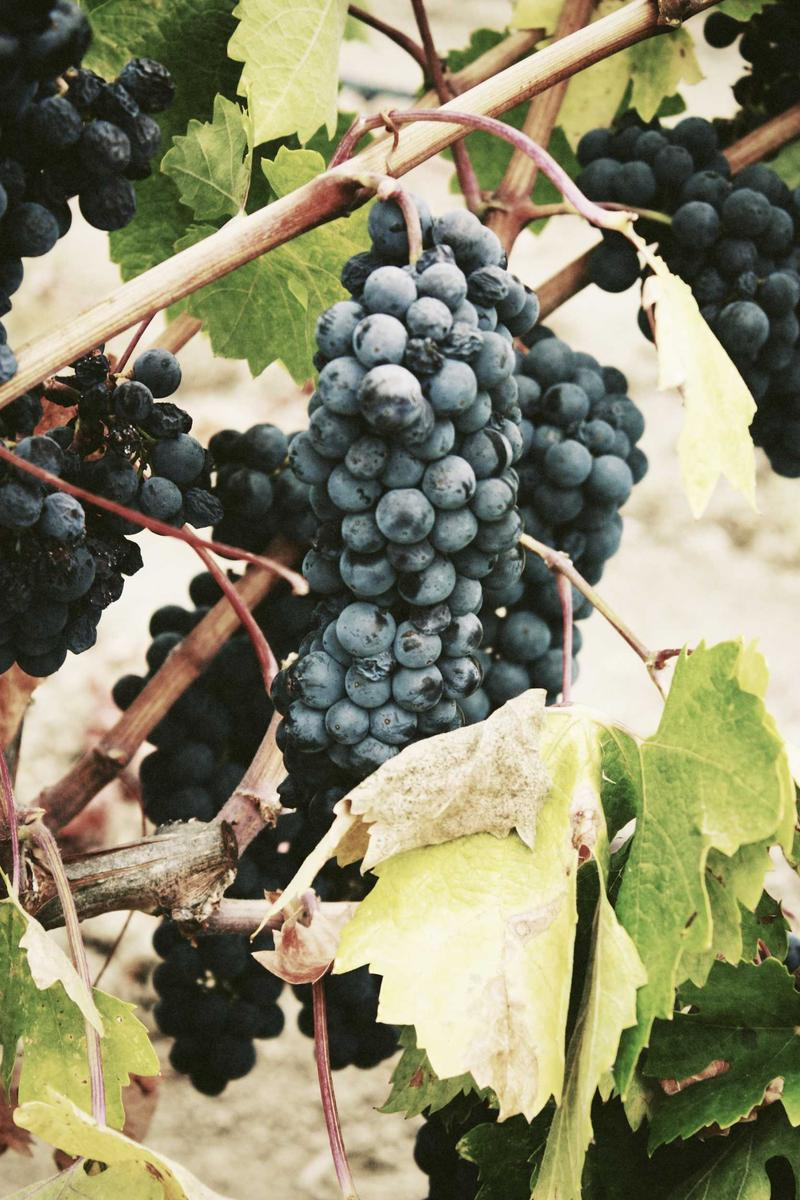
#> input picture python/targets/grape.jpg, 800 x 1200 px, found by its file name
$ jupyter execute --allow-errors iterative_art.ipynb
#> lines starting #> are read from the running program, lines starting #| are printed output that depends on the picture
[cell 1]
IMAGE_PATH = "/content/grape.jpg"
POLYGONS = 1500
RESOLUTION = 200
MINUTES = 10.0
SEED = 42

import torch
import torch.types
import json
import math
import sys
import time
import warnings
from dataclasses import dataclass, field
from pathlib import Path
import matplotlib.pyplot as plt
import numpy as np
from IPython.display import clear_output, display
from PIL import Image
from scipy.ndimage import gaussian_filter, uniform_filter
from skimage import color
from skimage.filters import sobel_h, sobel_v
from skimage.metrics import structural_similarity
from sklearn.cluster import MiniBatchKMeans
warnings.filterwarnings("ignore")

SHAPE_TRIANGLE = 0
SHAPE_QUAD = 1
SHAPE_ELLIPSE = 2
SHAPE_BEZIER_PATCH = 3
SHAPE_THIN_STROKE = 4
SHAPE_ANNULAR_SEGMENT = 5
DEFAULT_BASE_RESOLUTION = 200

@dataclass
class LivePolygonBatch:
    centers: np.ndarray
    sizes: np.ndarray
    rotations: np.ndarray
    colors: np.ndarray
    alphas: np.ndarray
    shape_types: np.ndarray
    shape_params: np.ndarray = field(default_factory=lambda: np.zeros((0, 6), dtype=np.float32))

    def __post_init__(self):
        self.centers = np.ascontiguousarray(self.centers, dtype=np.float32)
        self.sizes = np.ascontiguousarray(self.sizes, dtype=np.float32)
        self.rotations = np.ascontiguousarray(self.rotations, dtype=np.float32)
        self.colors = np.ascontiguousarray(self.colors, dtype=np.float32)
        self.alphas = np.ascontiguousarray(self.alphas, dtype=np.float32)
        self.shape_types = np.ascontiguousarray(self.shape_types, dtype=np.int32)
        if self.shape_params.size == 0 and self.centers.shape[0] > 0:
            self.shape_params = np.zeros((self.centers.shape[0], 6), dtype=np.float32)
        self.shape_params = np.ascontiguousarray(self.shape_params, dtype=np.float32)

    @property
    def count(self) -> int:
        return int(self.centers.shape[0])

    # [10 lines left out: function copy, not called in this run]

def make_empty_live_batch() -> LivePolygonBatch:
    return LivePolygonBatch(
        centers=np.zeros((0, 2), dtype=np.float32),
        sizes=np.zeros((0, 2), dtype=np.float32),
        rotations=np.zeros((0,), dtype=np.float32),
        colors=np.zeros((0, 3), dtype=np.float32),
        alphas=np.zeros((0,), dtype=np.float32),
        shape_types=np.zeros((0,), dtype=np.int32),
        shape_params=np.zeros((0, 6), dtype=np.float32),
    )

@dataclass
class ShapeCandidate:
    center_x: float
    center_y: float
    size_x: float
    size_y: float
    rotation: float
    alpha: float
    shape_type: int
    shape_params: np.ndarray
    color: np.ndarray
    mse: float = float("inf")
    coverage_tensor: torch.Tensor | None = None
    canvas_tensor: torch.Tensor | None = None
    residual_tensor: torch.Tensor | None = None

    # [16 lines left out: function copy, not called in this run]

@dataclass(frozen=True)
class SequentialStageConfig:
    name: str
    resolution: int
    shapes_to_add: int
    candidate_count: int
    mutation_steps: int
    size_min: float
    size_max: float
    alpha_min: float
    alpha_max: float
    softness: float
    allowed_shapes: tuple[int, ...]
    high_frequency_only: bool = False
    top_k_regions: int = 50
    region_window: int = 5
    mutation_shift_px: float = 1.0
    mutation_size_ratio: float = 0.10
    mutation_rotation_deg: float = 5.0

@dataclass(frozen=True)
class PhasePlan:
    polygon_budget: int
    stages: tuple[SequentialStageConfig, ...]

@dataclass(frozen=True)
class PreprocessedTarget:
    base_resolution: int
    target_rgb: np.ndarray
    pyramid: list[np.ndarray]
    segmentation_map: np.ndarray
    cluster_centroids_lab: np.ndarray
    cluster_centroids_rgb: np.ndarray
    cluster_variances_lab: np.ndarray
    structure_map: np.ndarray
    gradient_angle_map: np.ndarray
    complexity_score: float
    recommended_polygons: int
    recommended_k: int
    recommended_size_schedule: dict[str, float]

class GPUCoreRenderer:
    def __init__(self, height: int, width: int):
        self.height = int(height)
        self.width = int(width)
        self.device = torch.device("cuda" if torch.cuda.is_available() else "cpu")

        yy, xx = torch.meshgrid(
            torch.arange(self.height, dtype=torch.float32, device=self.device),
            torch.arange(self.width, dtype=torch.float32, device=self.device),
            indexing="ij",
        )
        self.grid_x = xx
        self.grid_y = yy

    def _sigmoid(self, values: torch.Tensor) -> torch.Tensor:
        clipped = torch.clamp(values, -60.0, 60.0)
        return 1.0 / (1.0 + torch.exp(-clipped))

    # [62 lines left out: functions _ellipse_coverage_params, _quad_coverage_params, _triangle_coverage_params, _thin_stroke_coverage_params, not called in this run]

class GPUSequentialHillClimber:
    # [31 lines left out: function __init__, not called in this run]

    @property
    def current_canvas_np(self):
        return self.current_canvas_tensor.cpu().numpy()

    # [160 lines left out: functions _coverage_from_candidate, evaluate_candidate, _region_sum_map, sample_error_centers, _shape_type_for_location, _aspect_ratio and 4 more, not called in this run]

def build_phase_plan(base_resolution: int, polygon_budget: int, complexity_score: float) -> PhasePlan:
    budget = max(1, int(polygon_budget))
    stage_a_count = min(200, budget // 6)
    stage_b_count = min(400, max(0, budget // 3))
    stage_c_count = max(0, budget - stage_a_count - stage_b_count)

    stage_a_res = max(50, min(100, int(base_resolution)))
    stage_b_res = max(stage_a_res, min(150, int(base_resolution)))
    stage_c_res = int(base_resolution)

    return PhasePlan(budget, (
        SequentialStageConfig("foundation", stage_a_res, stage_a_count, 80, 160, max(2.5, stage_a_res*0.12), max(4.0, stage_a_res*0.34), 0.55, 0.85, 0.75, (SHAPE_ELLIPSE, SHAPE_QUAD), False, 80, 5, 2.5, 0.18, 15.0),
        SequentialStageConfig("structure", stage_b_res, stage_b_count, 64, 128, max(1.8, stage_b_res*0.035), max(3.5, stage_b_res*0.16), 0.40, 0.72, 0.32, (SHAPE_ELLIPSE, SHAPE_QUAD, SHAPE_TRIANGLE), False, 60, 5, 4.0, 0.18, 15.0),
        SequentialStageConfig("detail", stage_c_res, stage_c_count, 72, 156, max(0.9, stage_c_res*0.006), max(2.2, stage_c_res*0.040), 0.28, 0.60, 0.055, (SHAPE_ELLIPSE, SHAPE_TRIANGLE, SHAPE_THIN_STROKE), True, 70, 5, 6.0, 0.18, 15.0),
    ))

def _resize_float_image(image: np.ndarray, size: tuple[int, int]) -> np.ndarray:
    if image.shape[:2] == size: return image.astype(np.float32)
    pil = Image.fromarray((np.clip(image, 0.0, 1.0) * 255.0).astype(np.uint8), mode="RGB")
    return (np.asarray(pil.resize((size[1], size[0]), Image.Resampling.LANCZOS), dtype=np.float32) / 255.0)

def preprocess_target_array(target_rgb: np.ndarray, base_resolution: int) -> PreprocessedTarget:
    target = _resize_float_image(target_rgb, (base_resolution, base_resolution))
    gray = np.mean(target, axis=2)
    gx, gy = sobel_h(gray), sobel_v(gray)
    grad = np.hypot(gx, gy).astype(np.float32)
    structure = np.clip((grad - np.min(grad)) / max(np.max(grad) - np.min(grad), 1e-8), 0.0, 1.0)
    complexity = float(np.clip((np.mean(structure) / max(np.mean(np.abs(target - np.mean(target, axis=(0,1)))), 1e-6)) / (1.0 + (np.mean(structure) / max(np.mean(np.abs(target - np.mean(target, axis=(0,1)))), 1e-6))), 0.0, 1.0))
    return PreprocessedTarget(base_resolution, target, [], np.zeros((1,1)), np.zeros((1,1)), np.zeros((1,1)), np.zeros((1,1)), structure, np.arctan2(gy, gx).astype(np.float32), complexity, 1500, 10, {})

# [11 lines left out: function _scale_polygons, not called in this run]

def run_phase_colab(image_path, resolution, polygons, minutes, seed):
#> called with image_path = '/content/grape.jpg', resolution = 200, polygons = 1500, minutes = 10, seed = 42
    with Image.open(image_path) as img:
#> img is the input picture: PIL image 800x1200 RGB; mean R, G, B 136.2, 133.8, 106.1
        rgb = img.convert("RGB")
        side = min(rgb.size)
#> side = 800
        left, top = (rgb.size[0] - side) // 2, (rgb.size[1] - side) // 2
#> left = 0; top = 200
        rgb = rgb.crop((left, top, left + side, top + side))
        arr = np.asarray(rgb.resize((resolution, resolution), Image.Resampling.LANCZOS), dtype=np.float32) / 255.0
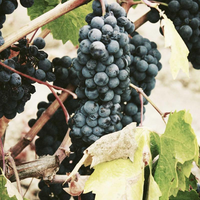
#> arr: shape (200, 200, 3) float32; mean R, G, B 0.546, 0.539, 0.446

    prep = preprocess_target_array(arr, resolution)
#> in preprocess_target_array, `gray = np.mean(target, axis=2)`:
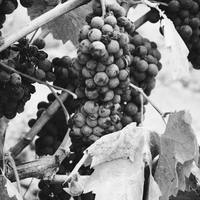
#> gray: shape (200, 200) float32; min 0.00392, max 0.996, mean 0.51
#> in preprocess_target_array, `gx, gy = sobel_h(gray), sobel_v(gray)`:
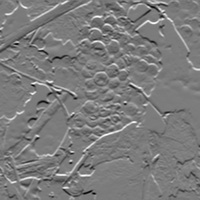
#> gx: shape (200, 200) float32; min -0.864, max 0.912, mean 0.00112; drawn with min black and max white
#> in preprocess_target_array, `gx, gy = sobel_h(gray), sobel_v(gray)`:
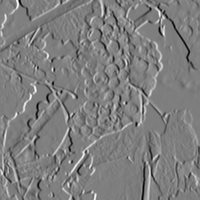
#> gy: shape (200, 200) float32; min -0.888, max 0.903, mean 0.00252; drawn with min black and max white
#> in preprocess_target_array, `grad = np.hypot(gx, gy).astype(np.float32)`:
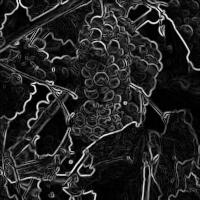
#> grad: shape (200, 200) float32; min 0, max 0.96, mean 0.142
#> in preprocess_target_array, `complexity = float(np.clip((np.mean(structure) / max(np.mean(np.abs(ta..`: complexity = 0.352
    plan = build_phase_plan(resolution, polygons, prep.complexity_score)
    rng = np.random.default_rng(seed)
    bg_color = np.mean(prep.target_rgb, axis=(0, 1))
#> bg_color = [0.546, 0.539, 0.446]

    fig, axes = plt.subplots(2, 2, figsize=(12, 8), dpi=100)
    plt.close(fig)

    last_ui_update = time.time()
    batch = make_empty_live_batch()
    prev_res = None
    loss_history, res_markers, stage_markers = [], [0], []
    iteration = 0
    start_time = time.time()

    # [12 lines left out: function _update_ui, not called in this run]

    # 3. Optimization Loop
    for stage in plan.stages:
        if time.time() - start_time > minutes * 60: break

        # NOTE: Do not skip the detail stage, allow it to continuously run
        if stage.shapes_to_add <= 0 and stage.name != "detail": continue

        stage_batch = make_empty_live_batch() if prev_res is None else _scale_polygons(batch, prev_res, stage.resolution)
        stage_target = _resize_float_image(prep.target_rgb, (stage.resolution, stage.resolution))

        gray = np.mean(stage_target, axis=2)
        gy, gx = np.gradient(gray)
        mag = np.hypot(gx, gy)
        structure_map = np.clip(mag / max(np.percentile(mag, 99.0), 1e-6), 0.0, 1.0)
        angle_map = np.arctan2(gy, gx)
        linearity_map = np.clip(np.sqrt(uniform_filter(np.cos(angle_map), 7)**2 + uniform_filter(np.sin(angle_map), 7)**2), 0.0, 1.0)

        rasterizer = GPUCoreRenderer(stage.resolution, stage.resolution)
        optimizer = GPUSequentialHillClimber(stage_target, rasterizer, stage_batch, bg_color)

        stage_markers.append((stage.name, iteration))
        res_markers.append(iteration)

        i = 0
        while True:
            # Strictly exit when precisely reaching user time requirement
            if time.time() - start_time > minutes * 60: break

            # Continuously loop if in the "detail" stage to refine with more polygons indefinitely
            if stage.name != "detail" and i >= stage.shapes_to_add: break
            i += 1

            guide_map = np.mean(np.abs(optimizer.target_np - optimizer.current_canvas_np), axis=2)
            if stage.high_frequency_only:
                guide_map = np.clip(guide_map - gaussian_filter(guide_map, 2.5), 0.0, None) + 0.40 * guide_map

            candidate = optimizer.search_next_shape(stage, guide_map, structure_map, angle_map, linearity_map, rng)
            if candidate:
                optimizer.commit_shape(candidate)
                batch = optimizer.polygons.copy()
                prev_res = stage.resolution
                loss_history.append(optimizer.current_mse)
                iteration += 1
            if time.time() - last_ui_update > 1.0:
                _update_ui(_resize_float_image(optimizer.current_canvas_np, (RESOLUTION, RESOLUTION)), prep.target_rgb, loss_history, stage.name, "Running...")
                last_ui_update = time.time()

        # SAVE INTERMEDIATE STAGE IMAGE
        if prev_res is not None:
            stage_canvas = _resize_float_image(optimizer.current_canvas_np, (RESOLUTION, RESOLUTION))
            plt.imsave(f"/content/stage_{stage.name}_end.png", np.clip(stage_canvas, 0.0, 1.0))
            print(f" Saved intermediate image to /content/stage_{stage.name}_end.png")

    if batch.count > 0 and prev_res != RESOLUTION:
        final_batch = _scale_polygons(batch, prev_res, RESOLUTION)
        optimizer = GPUSequentialHillClimber(prep.target_rgb, GPUCoreRenderer(RESOLUTION, RESOLUTION), final_batch, bg_color)
        final_canvas = optimizer.current_canvas_np
    else:
        final_canvas = optimizer.current_canvas_np

    final_canvas_resized = _resize_float_image(final_canvas, (RESOLUTION, RESOLUTION))
    _update_ui(final_canvas_resized, prep.target_rgb, loss_history, "DONE", "Finished")

    print("\n Reconstruct Summary ")
    print(f"Accepted Polygons: {batch.count}")
    print(f"Total Iterations:  {iteration}")
    print(f"Final RGB MSE:     {loss_history[-1]:.6f}")

    return batch, prep, bg_color, final_canvas_resized

# [35 lines left out: function export_svg, not called in this run]

# RUN THE OPTIMIZER & GENERATE EVERYTHING
#> (the rest of this cell did not finish here and is left out)

[cell 2]
import plotly.graph_objects as go
import numpy as np
import math

# [98 lines left out: function plot_3d_exploded_view, not called in this run]

#> (the rest of this cell did not finish here and is left out)

[cell 3]
# EXPERIMENTS: INTERNAL ABLATIONS AND EXTERNAL BASELINES

import time
import math
import pandas as pd
import seaborn as sns
import matplotlib.pyplot as plt
import numpy as np
import torch
import torch.optim as optim
import gc
from IPython.display import clear_output, display
from skimage.metrics import structural_similarity


# ABLATION SETTINGS (Scaled for Colab execution time)

ABLATION_POLYGONS = 250   # Reduced to show relative performance quickly
ABLATION_MINUTES = 1.0    # 1 minute per test
ABLATION_RES = 100        # 100x100 resolution for rapid ablation

print("Initializing GPU Ablation Suite. This will take ~10-12 minutes...")


# CONFIGURABLE OPTIMIZER FOR ABLATIONS

class ConfigurableGPUOptimizer(GPUSequentialHillClimber):
    def __init__(self, target_image, rasterizer, polygons, bg_color, config):
        super().__init__(target_image, rasterizer, polygons, bg_color)
        self.cfg = config

    # [62 lines left out: functions sample_error_centers, random_candidate, mutate_candidate, evaluate_candidate, not called in this run]


# RUNNER FUNCTION

def run_ablation(name, config, target_rgb, prep):
    torch.cuda.empty_cache()
    gc.collect()

    # ABLATION: White canvas vs Mean Init
    # Forcing strict 1.0 white to ensure it wastes budget mathematically
    if config.get('white_bg', False):
        bg_color = np.array([1.0, 1.0, 1.0], dtype=np.float32)
    else:
        bg_color = np.mean(target_rgb, axis=(0,1)).astype(np.float32)

    # ABLATION: No Coarse-to-Fine Schedule
    if config.get('no_schedule', False):
        stages = (SequentialStageConfig("flat", ABLATION_RES, ABLATION_POLYGONS, 64, 128, 2.0, 20.0, 0.5, 0.9, 1.0, config.get('shapes', (SHAPE_ELLIPSE, SHAPE_QUAD, SHAPE_TRIANGLE)), False, 50, 5, 2.0, 0.1, 10.0),)
    else:
        stages = build_phase_plan(ABLATION_RES, ABLATION_POLYGONS, prep.complexity_score).stages

    batch = make_empty_live_batch()
    rng = np.random.default_rng(SEED + hash(name) % 1000) # Unique reproducible seeds to avoid overlap luck
    start_time = time.time()

    # EA/Population Baseline Override
    if config.get('is_population', False):
        return run_population_ea_baseline(target_rgb, bg_color)

    # DiffVG Gradient Override
    if config.get('is_gradient', False):
        return run_gradient_diffvg_baseline(target_rgb, bg_color)

    optimizer = ConfigurableGPUOptimizer(target_rgb, GPUCoreRenderer(ABLATION_RES, ABLATION_RES), batch, bg_color, config)

    gray = np.mean(target_rgb, axis=2)
    gy, gx = np.gradient(gray)
    structure_map = np.clip(np.hypot(gx, gy) / 1e-5, 0, 1)
    angle_map = np.arctan2(gy, gx)
    linearity_map = np.ones_like(angle_map)

    for stage in stages:
        for _ in range(stage.shapes_to_add):
            if time.time() - start_time > ABLATION_MINUTES * 60: break
            guide = np.mean(np.abs(optimizer.target_np - optimizer.current_canvas_np), axis=2)
            cand = optimizer.search_next_shape(stage, guide, structure_map, angle_map, linearity_map, rng)
            if cand: optimizer.commit_shape(cand)

    # Calculate Metrics
    final_canvas = optimizer.current_canvas_np
    mse = np.mean((target_rgb - final_canvas)**2)
    psnr = 20 * math.log10(1.0 / math.sqrt(max(mse, 1e-10)))
    ssim_val = structural_similarity(target_rgb, final_canvas, data_range=1.0, channel_axis=2)

    return final_canvas, psnr, ssim_val, optimizer.polygons.count


# B3: EVOLVED ART (POPULATION EA BASELINE)

# [74 lines left out: functions run_population_ea_baseline, run_gradient_diffvg_baseline, not called in this run]


# DEFINE EXPERIMENTS (Strict Constraints Applied)

experiments = {
    "0_Ours_Main": {},
    "1_A1_No_Analytic_Color": {'use_analytic_color': False},
    "2_A2_No_Residual_Routing": {'use_residual_routing': False},
    "3_A3_Ellipses_Only": {'force_shape': SHAPE_ELLIPSE},
    "4_A3_Strokes_Only": {'force_shape': SHAPE_THIN_STROKE},
    "5_A4_No_Schedule": {'no_schedule': True},
    "6_A5_White_Init": {'white_bg': True},
    "7_B1_EvoLisa_Style": {'use_analytic_color': False, 'use_residual_routing': False, 'white_bg': True, 'no_schedule': True, 'force_shape': SHAPE_TRIANGLE},
    "8_B2_ProHC_Style": {'use_analytic_color': False, 'use_residual_routing': True, 'force_shape': SHAPE_TRIANGLE},
    "9_B3_Evolved_Art_Pop": {'is_population': True},
    "10_B4_DiffVG_Upper_Bound": {'is_gradient': True}
}


# RUN SUITE

target_img = _resize_float_image(np.asarray(Image.open(IMAGE_PATH).convert("RGB"))/255.0, (ABLATION_RES, ABLATION_RES))
#> call 2 of _resize_float_image, with size = (100, 100)
#> in _resize_float_image (call 2), `return (np.asarray(pil.resize((size[1], size[0]), Image.Resampling.LAN..`:
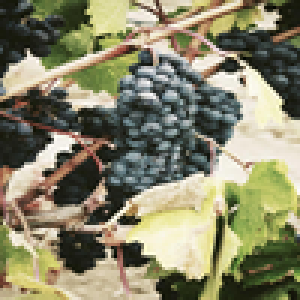
#> returned value: shape (100, 100, 3) float32 (shown 3 times larger); mean of channels 0, 1, 2 0.534, 0.525, 0.416; drawn as R, G, B
prep_data = preprocess_target_array(target_img, ABLATION_RES)
#> call 2 of preprocess_target_array, with base_resolution = 100
#> in preprocess_target_array (call 2), `gray = np.mean(target, axis=2)`:
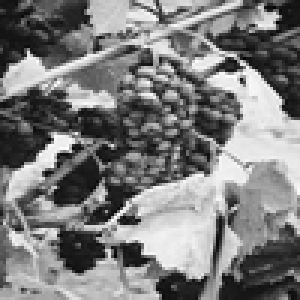
#> gray: shape (100, 100) float32 (shown 3 times larger); min 0, max 1, mean 0.492
#> in preprocess_target_array (call 2), `gx, gy = sobel_h(gray), sobel_v(gray)`:
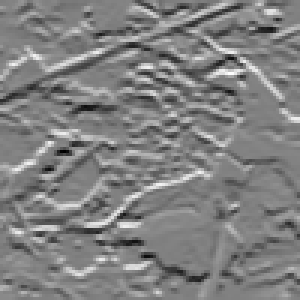
#> gx: shape (100, 100) float32 (shown 3 times larger); min -0.924, max 0.901, mean 5.49e-06; drawn with min black and max white
#> in preprocess_target_array (call 2), `gx, gy = sobel_h(gray), sobel_v(gray)`:
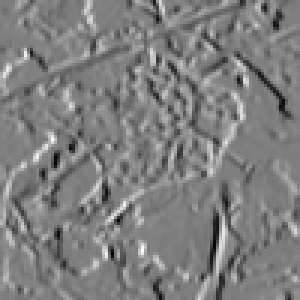
#> gy: shape (100, 100) float32 (shown 3 times larger); min -0.836, max 0.847, mean 0.00328; drawn with min black and max white
#> in preprocess_target_array (call 2), `grad = np.hypot(gx, gy).astype(np.float32)`:
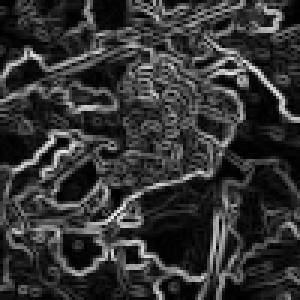
#> grad: shape (100, 100) float32 (shown 3 times larger); min 0.000462, max 0.926, mean 0.205
#> in preprocess_target_array (call 2), `complexity = float(np.clip((np.mean(structure) / max(np.mean(np.abs(ta..`: complexity = 0.46
